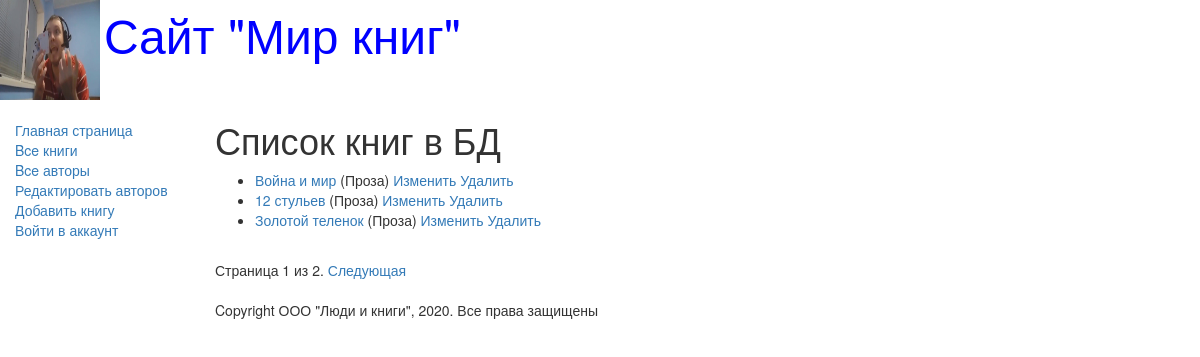
The page /books/ on the database its author committed.
### catalog/models.py (models this page shows, shortened)
class Books(models.Model):
    title = models.CharField(max_length=200,
                             help_text="Введите название книги",
                             verbose_name="Название книги")
    genre = models.ForeignKey('Genre',
                              on_delete=models.CASCADE,
                              help_text="Выберите жанр книги",
                              verbose_name="Жанр книги", null=True)
    language = models.ForeignKey('Language',
                                 on_delete=models.CASCADE,
                                 help_text="Выберите язык книги",
                                 verbose_name="Язык книги", null=True)
    autor = models.ManyToManyField('Autor',
                                   help_text="Выберете автора книги",
                                   verbose_name="Автор книги")
    summary = models.TextField(max_length=1000,
                               help_text="Введите описание книги",
                               verbose_name="Аннотация книги"
                               )
    isbn = models.CharField(max_length=13,
                            help_text="Должно содержать 13 символов",
                            verbose_name="ISBN книги")
    def get_absolute_url(self):
        return reverse('books-detail', args=[str(self.id)])
    def display_author(self):
        return ', '.join([autor.last_name for autor in self.autor.all()])
    display_author.short_description = 'Авторы'

class Genre(models.Model):
    name = models.CharField(max_length=200,
                            help_text="Введите жанр книги",
                            verbose_name="Жанр книги")
    def __str__(self):
        return self.name

### catalog/views.py (the view)
# urls.py: re_path(r'^books/$', views.BookListView.as_view(), name='books'),
class BookListView(generic.ListView):
    model = Books
    paginate_by = 3

### templates/catalog/books_list.html
{% extends "base_generic.html" %}
{% block content %}
    <h1>Список книг в БД</h1>
    {% if books_list %}
    <ul>
        {% for book in books_list %}
        <li>
            <a href="{{ book.get_absolute_url }}">
                {{ book.title }}</a>
            ({{ book.genre }})
            <a href="/books/update/{{ book.id }}">Изменить</a>
            <a href="/books/delete/{{ book.id }}">Удалить</a>
        </li>
        {% endfor %}
    </ul>
    {% else %}
        <p>В базе данных нет книг</p>
    {% endif %}
{% endblock content %}

### rows shown on the page
Books: title "Война и мир", genre "Проза"
Books: title "12 стульев", genre "Проза"
Books: title "Золотой теленок", genre "Проза"

### other values the page prints
{{ page_obj.number }} "1"
{{ page_obj.paginator.num_pages }} "2"
